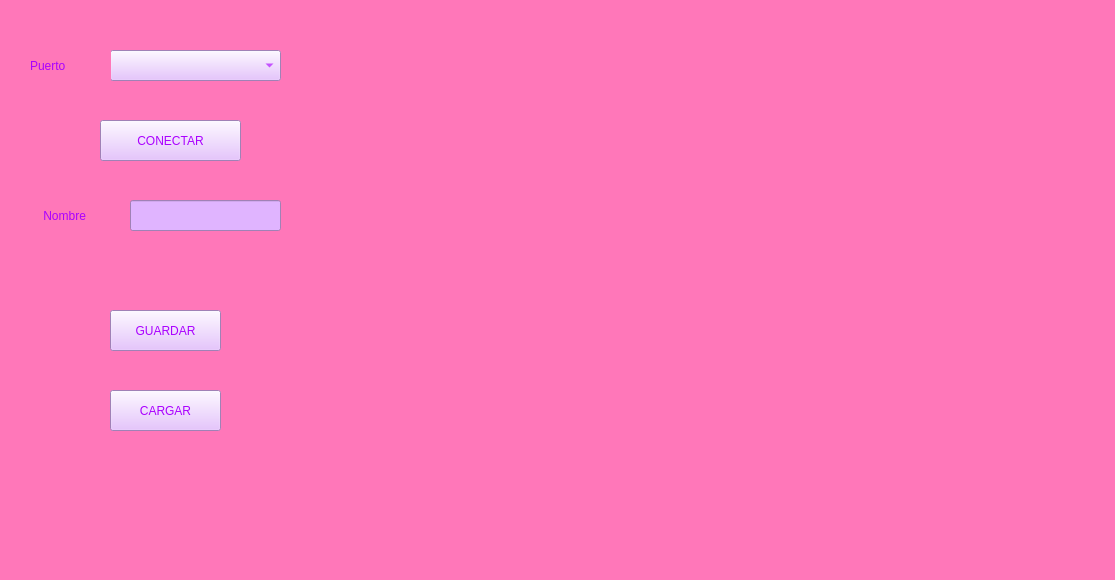
<?xml version="1.0" encoding="UTF-8"?>
<ui version="4.0">
 <class>MainWindow</class>
 <widget class="QMainWindow" name="MainWindow">
  <property name="geometry">
   <rect>
    <x>0</x>
    <y>0</y>
    <width>1115</width>
    <height>580</height>
   </rect>
  </property>
  <property name="windowTitle">
   <string>MainWindow</string>
  </property>
  <property name="styleSheet">
   <string notr="true">background-color:rgb(255, 119, 185);</string>
  </property>
  <widget class="QWidget" name="centralwidget">
   <widget class="QPushButton" name="connect">
    <property name="geometry">
     <rect>
      <x>100</x>
      <y>120</y>
      <width>141</width>
      <height>41</height>
     </rect>
    </property>
    <property name="styleSheet">
     <string notr="true">background-color: rgb(224, 180, 255);
color:  rgb(170, 0, 255);
font: 75 9pt &quot;Arial Black&quot;;</string>
    </property>
    <property name="text">
     <string>CONECTAR</string>
    </property>
   </widget>
   <widget class="QComboBox" name="puertos">
    <property name="geometry">
     <rect>
      <x>110</x>
      <y>50</y>
      <width>171</width>
      <height>31</height>
     </rect>
    </property>
    <property name="styleSheet">
     <string notr="true">background-color: rgb(224, 180, 255);
color:  rgb(170, 0, 255);
font: 75 9pt &quot;Arial Black&quot;;</string>
    </property>
   </widget>
   <widget class="QWidget" name="graficawidget" native="true">
    <property name="geometry">
     <rect>
      <x>310</x>
      <y>40</y>
      <width>771</width>
      <height>421</height>
     </rect>
    </property>
   </widget>
   <widget class="QPushButton" name="guardarButton">
    <property name="geometry">
     <rect>
      <x>110</x>
      <y>310</y>
      <width>111</width>
      <height>41</height>
     </rect>
    </property>
    <property name="styleSheet">
     <string notr="true">background-color: rgb(224, 180, 255);
color:  rgb(170, 0, 255);
font: 75 9pt &quot;Arial Black&quot;;</string>
    </property>
    <property name="text">
     <string>GUARDAR</string>
    </property>
   </widget>
   <widget class="QLineEdit" name="nombre_persona">
    <property name="geometry">
     <rect>
      <x>130</x>
      <y>200</y>
      <width>151</width>
      <height>31</height>
     </rect>
    </property>
    <property name="styleSheet">
     <string notr="true">background-color: rgb(224, 180, 255);
</string>
    </property>
   </widget>
   <widget class="QLabel" name="label">
    <property name="geometry">
     <rect>
      <x>40</x>
      <y>200</y>
      <width>81</width>
      <height>31</height>
     </rect>
    </property>
    <property name="styleSheet">
     <string notr="true">background-color: rgb(255, 119, 185);
color:  rgb(170, 0, 255);
font: 75 9pt &quot;Arial Black&quot;;</string>
    </property>
    <property name="text">
     <string> Nombre</string>
    </property>
   </widget>
   <widget class="QPushButton" name="cargarButton">
    <property name="geometry">
     <rect>
      <x>110</x>
      <y>390</y>
      <width>111</width>
      <height>41</height>
     </rect>
    </property>
    <property name="styleSheet">
     <string notr="true">background-color: rgb(224, 180, 255);
color:  rgb(170, 0, 255);
font: 75 9pt &quot;Arial Black&quot;;</string>
    </property>
    <property name="text">
     <string>CARGAR</string>
    </property>
   </widget>
   <widget class="QLabel" name="label_2">
    <property name="geometry">
     <rect>
      <x>30</x>
      <y>50</y>
      <width>81</width>
      <height>31</height>
     </rect>
    </property>
    <property name="styleSheet">
     <string notr="true">background-color: rgb(255, 119, 185);
color:  rgb(170, 0, 255);
font: 75 9pt &quot;Arial Black&quot;;</string>
    </property>
    <property name="text">
     <string>Puerto</string>
    </property>
   </widget>
  </widget>
  <widget class="QMenuBar" name="menubar">
   <property name="geometry">
    <rect>
     <x>0</x>
     <y>0</y>
     <width>1115</width>
     <height>26</height>
    </rect>
   </property>
  </widget>
  <widget class="QStatusBar" name="statusbar"/>
 </widget>
 <resources/>
 <connections/>
</ui>
